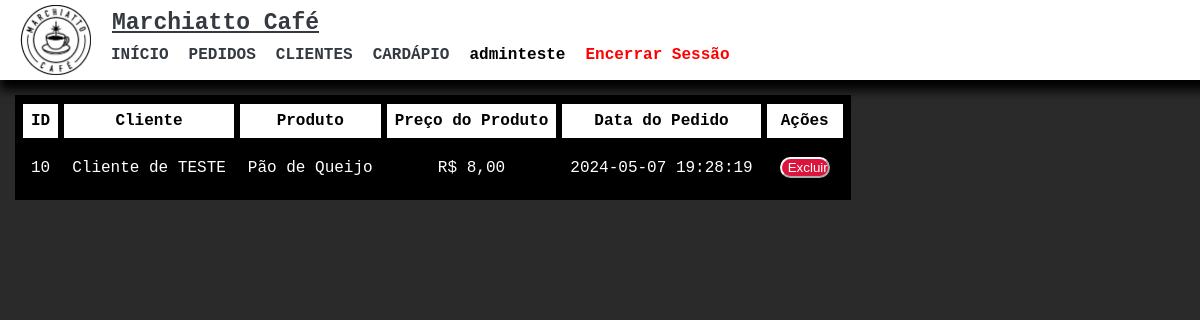
The page /admin/pedidos.php (signed in) on the database as committed earlier.
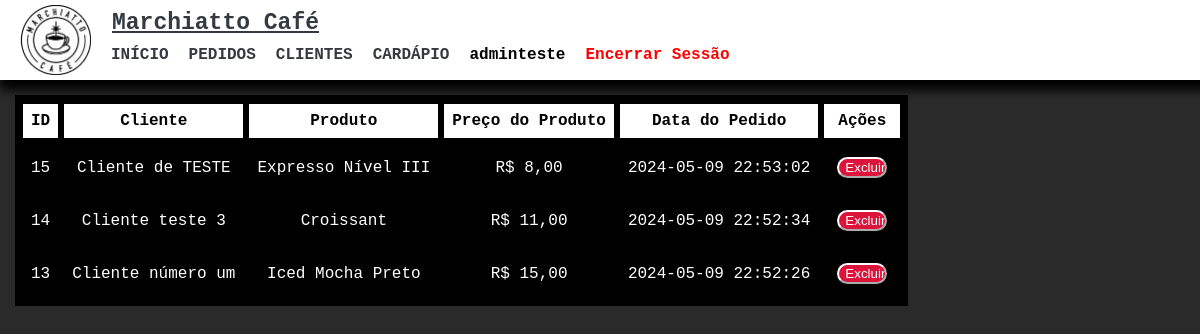
The same page on the database as committed later.
### tables this page shows
CREATE TABLE `usuarios` (
  `idUsuario` int(11) NOT NULL,
  `nome` varchar(80) NOT NULL,
  `senha` varchar(64) NOT NULL
);

CREATE TABLE `pedidos` (
  `id` int(11) NOT NULL,
  `cliente_id` int(11) DEFAULT NULL,
  `produto_id` int(11) DEFAULT NULL,
  `preco_produto` decimal(10,2) DEFAULT NULL,
  `data_pedido` timestamp NOT NULL DEFAULT current_timestamp()
);

CREATE TABLE `clientes` (
  `idCliente` int(11) NOT NULL,
  `nome` varchar(80) NOT NULL,
  `telefone` varchar(20) DEFAULT NULL
);

CREATE TABLE `produtos` (
  `id` int(11) NOT NULL,
  `nome` varchar(100) NOT NULL,
  `descricao` text DEFAULT NULL,
  `categoria_id` int(11) NOT NULL,
  `preco` decimal(10,2) NOT NULL
);

### php/verifica.php (called while the page is built)
<?php
require 'connect.php';
if (isset($_SESSION['idUser']) && !empty($_SESSION['idUser'])) {
    require_once 'user.class.php';
    $u = new Usuario();
    $listalogado = $u -> logado($_SESSION['idUser']);
    $nomeUser = $listalogado['nome'];
} else {
    header("Location: ../login.php");
}
?>

### php/user.class.php (called while the page is built, shortened)
<?php
class Usuario{
    public function logado($id){
        global $pdo;
        $array = array();
        $sql = "SELECT nome FROM usuarios WHERE idUsuario = :idUsuario";
        $sql = $pdo -> prepare($sql);
        $sql -> bindValue("idUsuario", $id);
        $sql -> execute();
        if($sql -> rowCount() > 0){
            $array = $sql -> fetch();
        }
        return $array;
    }
}
?>

### admin/pedidos.php (the view, shortened to what this page needs)
<!DOCTYPE html>
<html lang="pt-BR">
<head>
    <link rel="stylesheet" href="../css/admin.css">
</head>
<body class="espaco_cabecalho">
    <?php
    require '../php/verifica.php';
    require_once 'cabecalho.php';
    if (isset($_SESSION['idUser']) && !empty($_SESSION['idUser'])): ?>
        <div>
            <?php
            include("../php/connect.php");
            $sql = "SELECT p.id, c.nome AS cliente, pr.nome AS produto, p.preco_produto, p.data_pedido
                    FROM pedidos p
                    INNER JOIN clientes c ON p.cliente_id = c.idCliente
                    INNER JOIN produtos pr ON p.produto_id = pr.id
                    ORDER BY p.data_pedido DESC";
            try {
                $stmt = $pdo->query($sql);
                if ($stmt->rowCount() > 0) {
                    echo "<table id='tabelaPedidos' class='table-clientes'>
                            <thead>
                                <tr>
                                    <th>ID</th>
                                    <th>Cliente</th>
                                    <th>Produto</th>
                                    <th>Preço do Produto</th>
                                    <th>Data do Pedido</th>
                                    <th>Ações</th>
                                </tr>
                            </thead>";
                    while ($row = $stmt->fetch(PDO::FETCH_ASSOC)) {
                        echo "<tr class='table-selecionada'>
                                <td>" . $row['id'] . "</td>
                                <td>" . $row['cliente'] . "</td>
                                <td>" . $row['produto'] . "</td>
                                <td>R$ " . number_format($row['preco_produto'], 2, ',', '.') . "</td>
                                <td>" . $row['data_pedido'] . "</td>
                                <td>
                                    <form action='../php/deletar_pedido.php' method='post' style='display: inline-block;'>
                                        <input type='hidden' name='id_pedido' value='" . $row['id'] . "'>
                                        <input class='botaoexcluir' style='width: 50px; margin: 5px;' type='submit' value='Excluir'>
                                    </form>
                                </td>
                            </tr>";
                    }
                    echo "</table>";
                } else {
                    echo "<p class='table-clientes'>Nenhum pedido encontrado.</p>";
                }
            } catch (PDOException $e) {
                echo "Erro: " . $e->getMessage();
            }
            ?>
        </div>
    <?php else:
        header("Location: ../login.php");
    endif; ?>
</body>
</html>

### admin/cabecalho.php (shortened to what this page needs)
<head>
    <link rel="stylesheet" href="../css/cabecalho.css">
</head>
<nav class="header">
  <a href="#" class="logo">
    <img src="../images/logo.jpg" alt="Marchiatto Café Logo">
  </a>
  <div class="container-fluido">
    <div class="navbar-brand-container">
      <a class="navbar-brand" href="admin.php">Marchiatto Café</a>
    </div>
    <ul class="navbar-nav">
      <li class="nav-item">
        <a class="nav-link active" aria-current="page" href="admin.php">INÍCIO</a>
      </li>
      <li class="nav-item">
        <a class="nav-link" href="pedidos.php">PEDIDOS</a>
      </li>
      <li class="nav-item">
        <a class="nav-link" href="clientes.php">CLIENTES</a>
      </li>
      <li class="nav-item">
        <a class="nav-link" href="cardapio.php">CARDÁPIO</a>
      </li>
      <li class="nav-item">
        <span style="color: #fffff; font-weight: bold;"><?php echo $nomeUser ?></span>
      </li>
      <li class="nav-item">
        <a class="nav-link" href="../php/logout.php" style="color: red;">Encerrar Sessão</a>
      </li>
    </ul>
  </div>
</nav>

### css/admin.css (style rules this page uses)
body { font-family: 'Oswald', sans-serif; margin: 0; padding: 0; background-color: rgb(42, 42, 42); padding-top: 10px; }
.espaco_cabecalho { padding-top: 95px; }
.table-clientes { background-color: #000000; color: rgb(255, 255, 255); padding: 10px; margin-left: 15px; table-layout: auto; width: auto; padding: 5px 4px; }
.botaoexcluir { border-radius: 20px; background-color: crimson; border-color: white; color: white; }
thead { color: black; background-color: white; }
.table-clientes td, .table-clientes th { text-align: center; border: 2px solid #000000; padding: 8px; }

### css/cabecalho.css (style rules this page uses)
body { font-family: 'Courier new', sans-serif; margin: 0; padding: 0; background-color: rgb(42, 42, 42); }
.header { background-color: rgb(255, 255, 255); padding: 10px 20px; box-shadow: 0 10px 10px rgb(0, 0, 0); display: flex; align-items: center; justify-content: space-between; position: fixed; width: 100%; height: 60px; top: 0; z-index: 999; }
.header .logo img { height: 70px; display: flex; }
.container-fluido { font-family: 'Courier new', sans-serif; width: 100%; margin-left: 20px; }
.navbar-brand-container { margin-top: 10px; margin-left: 0px; }
.navbar-brand { font-size: 23px; font-weight: bold; color: #343a40; padding: 1px; padding-bottom: 0px; }
.navbar-nav { list-style: none; margin-top: 0px; padding: 0px; display: flex; align-items: center; }
.nav-item { margin-left: 0px; margin-top: 10px; padding-right: 20px; }
.nav-link { color: #343a40; text-decoration: none; font-weight: bold; margin-top: 30px; }

Rows that differ between the two databases and show on the page:
removed pedidos: id "10", cliente.nome "Cliente de TESTE", produto.nome "Pão de Queijo", preco_produto "8,00", data_pedido "2024-05-07 19:28:19"
added pedidos: id "15", cliente.nome "Cliente de TESTE", produto.nome "Expresso Nível III", preco_produto "8,00", data_pedido "2024-05-09 22:53:02"
added pedidos: id "14", cliente.nome "Cliente teste 3", produto.nome "Croissant", preco_produto "11,00", data_pedido "2024-05-09 22:52:34"
added pedidos: id "13", cliente.nome "Cliente número um", produto.nome "Iced Mocha Preto", preco_produto "15,00", data_pedido "2024-05-09 22:52:26"
